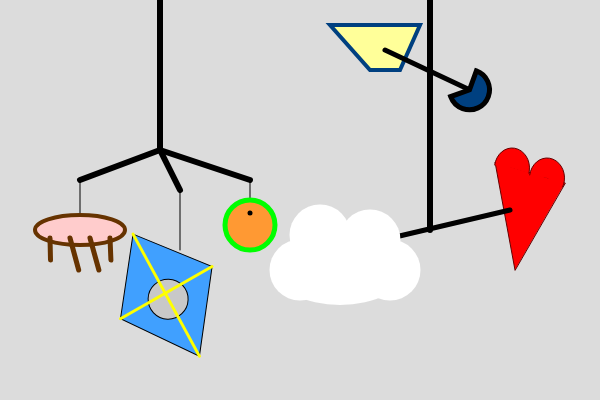
Frame 1 (no input)
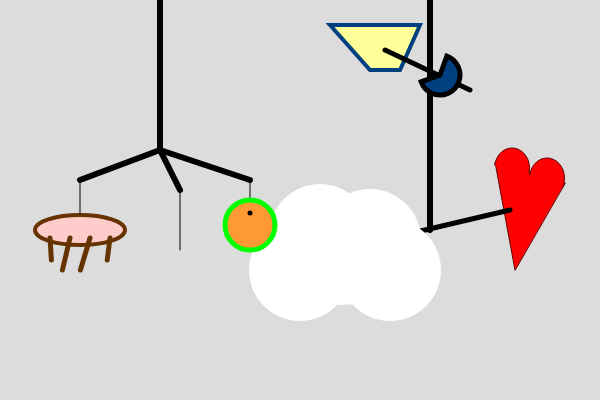
Frame 60 (no input)
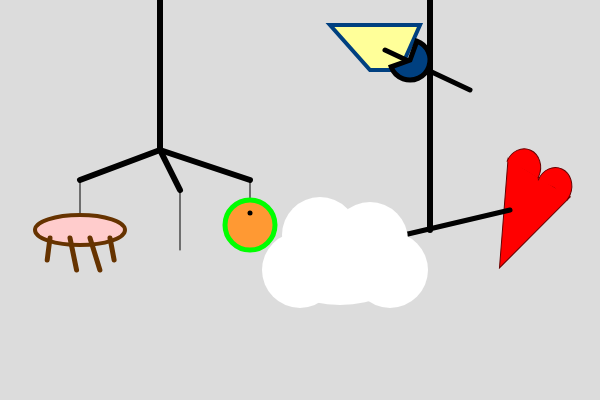
Frame 120 (the mouse pressed at the canvas centre since frame 60)

The p5.js sketch that drew these frames (run headless with seeded random() and noise() and a simulated clock; from frame 60 on, the mouse is pressed at the canvas centre):

// p5.js sketch
// ── sketch.js
let xPos;
let yPos;
let diam1;
let diam2;
let legsX = [50, 70, 90, 110];
let legsY = [260, 270, 270, 260];
let orangeColor;
let cloudSize;
let heartAngle;

function setup() {
  xPos = 470;
  yPos = 90;
  diam1 = 40;
  createCanvas(600, 400);
  orangeColor = '#ff9933';
  diam2 = 60;
  cloudSize = 1;
  heartAngle = 0;
}

function draw() {  
  background(220);
  
  strokeWeight(6);
  line(160, 0, 160, 150);
  line(160, 150, 80, 180);
  line(160, 150, 180, 190);
  line(160, 150, 250, 180);
  line(430, 0, 430, 230);
  
  strokeWeight(1);
  line(80,180, 80, 220);
  line(180, 190, 180, 250); 
  line(250, 180, 250, 220);

  push();
  rotate(frameCount * 0.03);
  fill('#40A0FF');
  quad(140, 230, 220, 260, 210, 350, 130, 315);
  fill(200);
  circle(177, 294, 40);
  
  stroke(255, 255, 0);
  strokeWeight(3);
  line(140, 230, 210, 350);
  line(220, 260, 130, 315);
  pop();
  
  push();
  translate(515, 210);
  if (frameCount % 105 == 0) {
    heartAngle += 15;
 }
  rotate(radians(heartAngle));
  stroke('#660000');
  fill(255, 0, 0);
  triangle(0, 60, -20, -48, 50, -27);
  arc(-3, -42, 35, 40, radians(190), radians(17));
  arc(32, -32, 35, 40, radians(190), radians(30));
  pop();
  
  stroke(1);
  strokeWeight(5);
  line(510, 210, 340, 250);
  
  push();
  
  diam2 += cloudSize;
if (diam2 > 110) {
  cloudSize = -1;
}
if (diam2 < 60) {
  cloudSize = 1;
}
  noStroke();
  fill(255);
  ellipse(340, 270, 130, 70);
  circle(320, 235, diam2);
  circle(370, 240, diam2);
  circle(390, 270, diam2);
  circle(300, 270, diam2);
  pop();
  
  stroke('#663300');
  strokeWeight(4);
  fill('#ffcccc');
  ellipse(80, 230, 90, 30);
  strokeWeight(5);
  
  for (let i = 0; i < legsX.length; i++) {
  let wave = sin(frameCount * 0.05 + i) * 10;
  line(legsX[i], 238, legsX[i] + wave, legsY[i]);
}
  push();
  if (frameCount % 180 == 0) {
  orangeColor = color(random(255), random(255), random(255));
}
  stroke('#00ff00');
  fill(orangeColor);
  ellipse(250, 225, 50, 50);
  stroke(1);
  point(250, 213);
  pop();
  
 if (xPos > 385 && yPos > 50) {
  xPos -= 0.5;
  yPos -= 0.25;
} else {
  if (diam1 > 0) {
    diam1 -= 0.5;
  }
}
  stroke('#004080');
  strokeWeight(4);
  fill('#ffff99');
  quad(330, 25, 420, 25, 400, 70, 370, 70);
  stroke(1);
  strokeWeight(5);
  line(385, 50, 470, 90);
  fill('#004080');
  arc(xPos, yPos, diam1, diam1, radians(290), radians(160), PIE);
}
